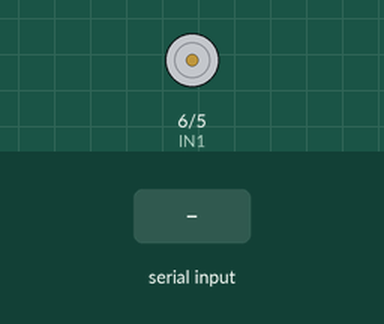
The sketch below on a simulated Arduino Uno, built with avr-gcc and run on an emulated ATmega328P. Shown: motor-driver pin pairs drawn as motors (green arrow = first pin HIGH = forward, orange = second pin HIGH = backward, longer = more drive, scaled by the enable pin). Inputs (shaded band) come from the test bench.

Above: at 1.2 s.
1.3 s: "Z" received over Serial
At 2.3 s:
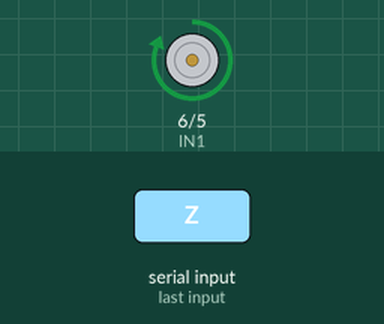
2.8 s: "F" received over Serial
At 3.5 s:
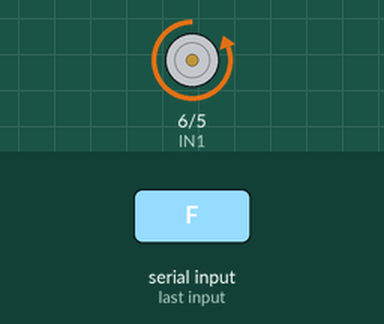
Timing chart, 0 to 5.8 s (numbered marks = the images above; inputs shaded):
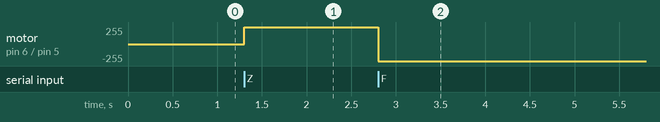

Measured:
- after the input at 1.3 s, motor on pin 6 (IN1) / pin 5 (IN2): stopped → forward 255/255 at once
- after the input at 2.8 s, motor on pin 6 (IN1) / pin 5 (IN2): forward 255/255 → backward 255/255 at once

The sketch:

Motor_Driver.ino
```cpp
#define ENA 7
#define IN1 6
#define IN2 5

void setup()
{
  pinMode(ENA,OUTPUT);
  pinMode(IN1,OUTPUT);
  pinMode(IN2,OUTPUT);
  Serial.begin(9600);
}

void loop()
{
    while (Serial.available() > 0)
    {
      int state = Serial.read();
      switch (state)
      {
         case 'Z':
           digitalWrite(ENA,HIGH);
           digitalWrite(IN1,HIGH);
           digitalWrite(IN2,LOW);
           break;
         case 'F':
           digitalWrite(ENA,HIGH);
           digitalWrite(IN1,LOW);
           digitalWrite(IN2,HIGH);
           break;
      }
    }
}
```
